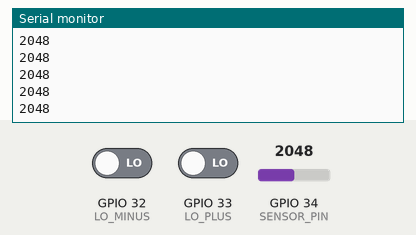
Bench run of a program on a simulated ESP32. Shown: the last lines printed to the serial monitor. The test bench sets the inputs (shaded band); at power-on: GPIO 34 (SENSOR_PIN) = 2048, GPIO 32 (LO_MINUS) LOW, GPIO 33 (LO_PLUS) LOW.

Above: at 1.2 s.
1.3 s: GPIO 34 (SENSOR_PIN) set to 2866
At 1.8 s:
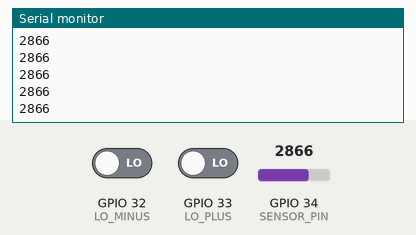
2.8 s: GPIO 32 (LO_MINUS) driven HIGH
At 3.3 s:
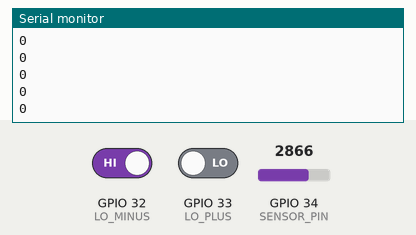
Timing chart, 0 to 5.8 s (numbered marks = the images above; inputs shaded):
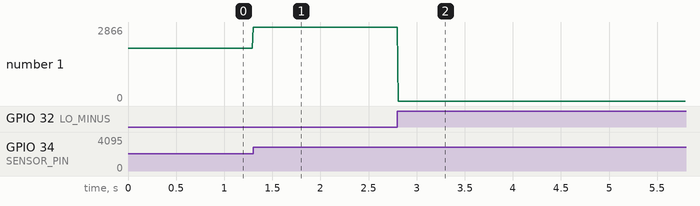

Measured:
- after the input at 1.3 s, the serial monitor: prints a new line at once (image 1)
- after the input at 2.8 s, the serial monitor: prints a new line at once (image 2)
- plotted number 1: 2048 → 2866 after the input at 1.3 s, 2866 → 0 after the input at 2.8 s

The program:

main.cpp
```cpp
#include <Arduino.h>

// --- KHAI BÁO CHÂN (PIN DEFINITIONS) ---
// AD8232 OUTPUT nối với GPIO 34 (ADC1)
// Lưu ý: GPIO 34, 35, 36, 39 trên ESP32 là chân "Input Only", đọc Analog rất tốt.
#define SENSOR_PIN  34

// Chân phát hiện tuột miếng dán (Leads Off)
#define LO_PLUS     33
#define LO_MINUS    32

void setup() {
  // Khởi động Serial
  Serial.begin(115200);

  // Cấu hình chân Input
  pinMode(SENSOR_PIN, INPUT);
  pinMode(LO_PLUS, INPUT);
  pinMode(LO_MINUS, INPUT);

  // In thông báo khởi động (Chỉ in 1 lần)
  Serial.println("System Ready: AD8232 reading...");
}

void loop() {
  // 1. Kiểm tra xem miếng dán có bị tuột không
  // LO+ hoặc LO- lên mức cao tức là điện cực bị hở
  if ((digitalRead(LO_PLUS) == HIGH) || (digitalRead(LO_MINUS) == HIGH)) {
    // Gửi giá trị 0 hoặc ký tự cảnh báo để Python xử lý
    Serial.println(0);
  }
  else {
    // 2. Đọc giá trị Analog (0 - 4095)
    int sensorValue = analogRead(SENSOR_PIN);

    // Gửi giá trị thô lên Serial
    Serial.println(sensorValue);
  }

  // 3. Delay để giữ tốc độ lấy mẫu ổn định
  // 10ms ~ 100 mẫu/giây (đủ cho ECG cơ bản)
  delay(10);
}
```
